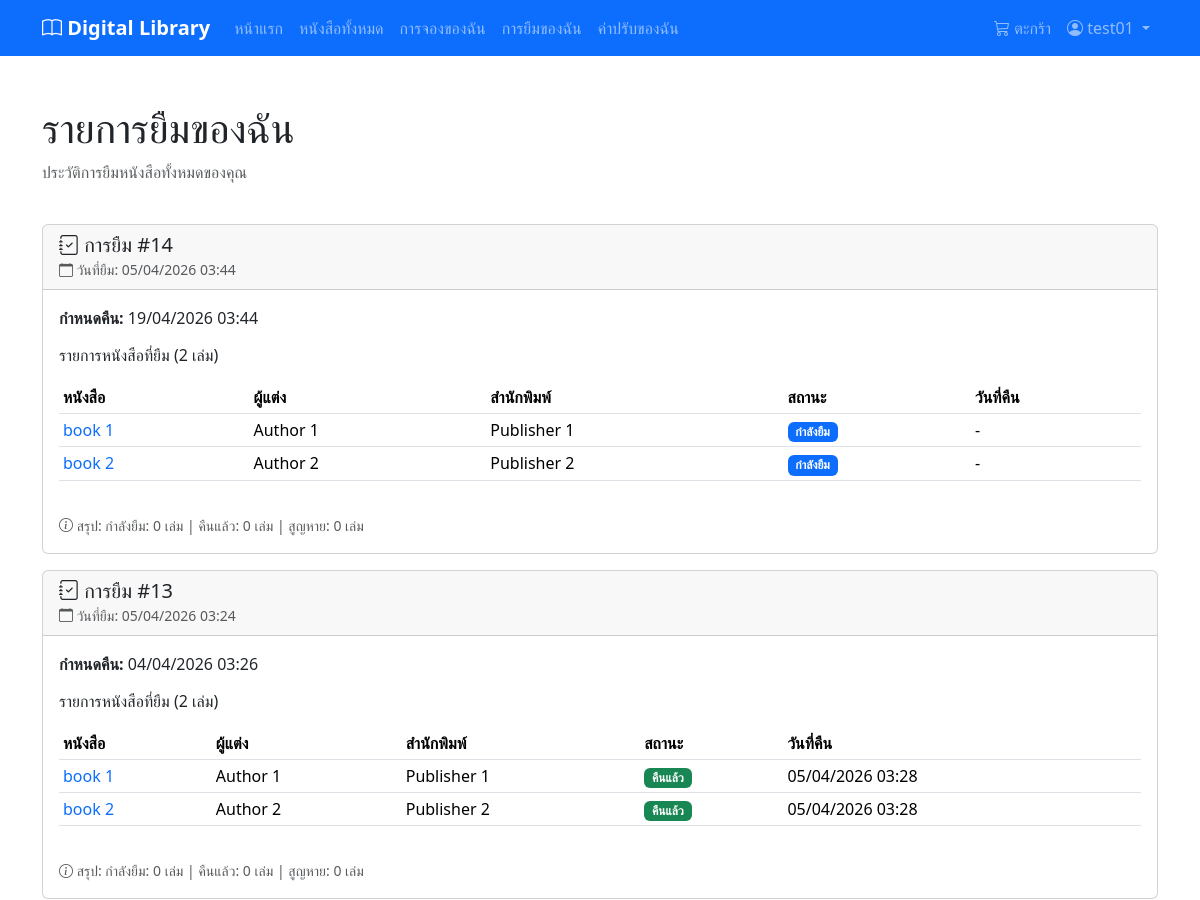
The page /loans/my-loans/ (signed in, upper part) on the database as committed earlier.
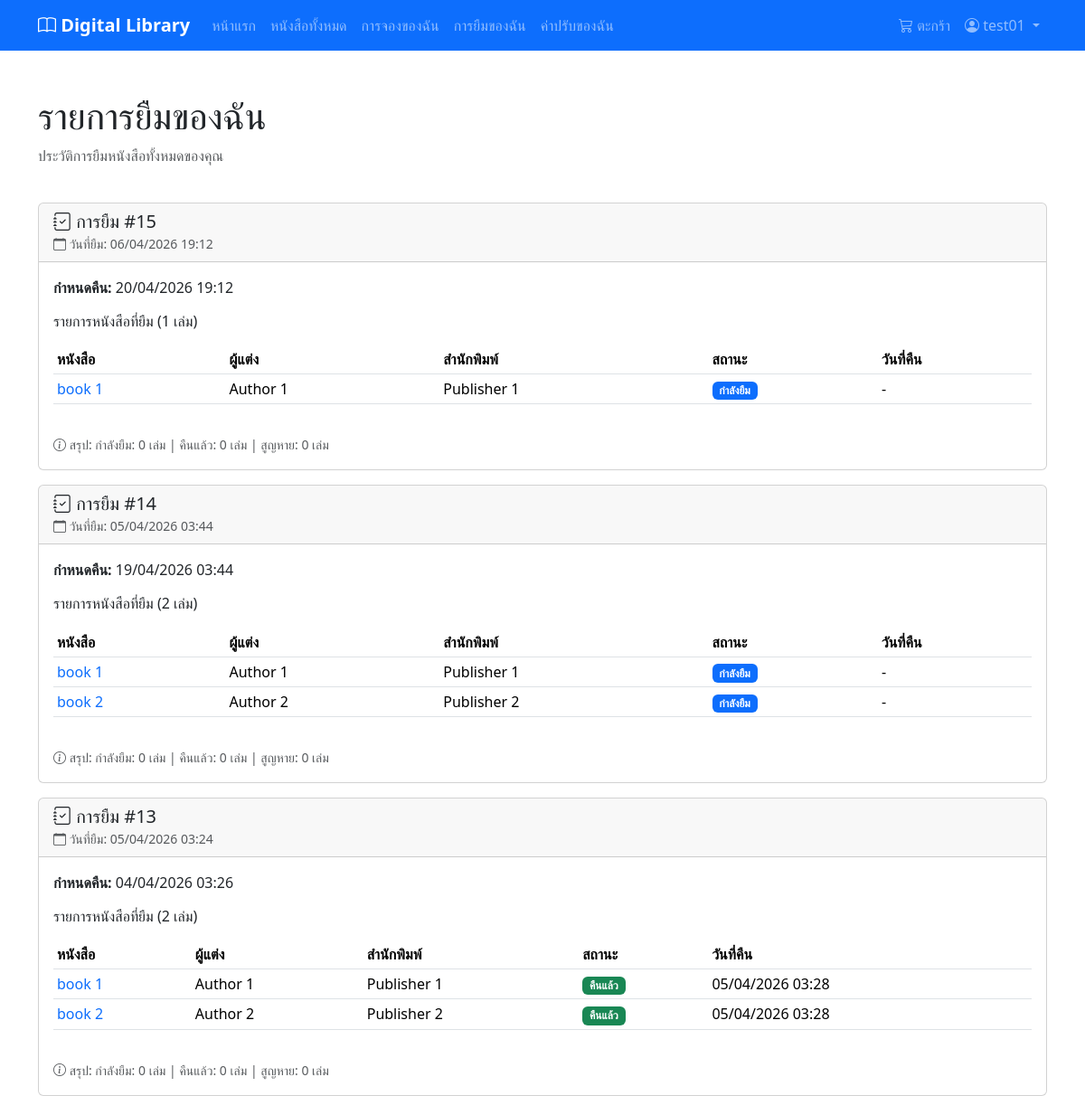
The same page on the database as committed later.
### loans/models.py (models this page shows, shortened)
class LoanBatch(models.Model):
    STATUS_CHOICES = [
        ('active', 'Active'),
        ('completed', 'Completed'),
    ]
    user = models.ForeignKey(
        settings.AUTH_USER_MODEL,
        on_delete=models.CASCADE,
        related_name='loan_batches'
    )
    status = models.CharField(
        max_length=20,
        choices=STATUS_CHOICES,
        default='active'
    )
    due_date = models.DateTimeField(null=True, blank=True)
    updated_at = models.DateTimeField(auto_now=True)
    created_at = models.DateTimeField(auto_now_add=True)
    class Meta:
        db_table = 'loan_batches'
        verbose_name = 'Loan Batch'
        verbose_name_plural = 'Loan Batches'
        ordering = ['-created_at']

class LoanItem(models.Model):
    STATUS_CHOICES = [
        ('borrowed', 'Borrowed'),
        ('returned', 'Returned'),
        ('lost', 'Lost'),
    ]
    book = models.ForeignKey(
        Book,
        on_delete=models.CASCADE,
        related_name='loan_items'
    )
    loan_batch = models.ForeignKey(
        LoanBatch,
        on_delete=models.CASCADE,
        related_name='loan_items'
    )
    reservation = models.OneToOneField(
        Reservation,
        on_delete=models.SET_NULL,
        null=True,
        blank=True,
        related_name='loan_item'
    )
    status = models.CharField(
        max_length=20,
        choices=STATUS_CHOICES,
        default='borrowed'
    )
    returned_at = models.DateTimeField(null=True, blank=True)
    updated_at = models.DateTimeField(auto_now=True)
    created_at = models.DateTimeField(auto_now_add=True)
    class Meta:
        db_table = 'loan_items'
        verbose_name = 'Loan Item'
        verbose_name_plural = 'Loan Items'
        ordering = ['-created_at']

### books/models.py (models this page shows, shortened)
class Book(models.Model):
    id = models.AutoField(primary_key=True)
    title = models.CharField(max_length=255)
    description = models.TextField(null=True, blank=True)
    image_url = models.ImageField(
        upload_to="books/covers/",
        max_length=255,
        null=True,
        blank=True,
    )
    total_quantity = models.IntegerField(default=0)
    available_quantity = models.IntegerField(default=0)
    publish_year = models.IntegerField(null=True, blank=True)
    publisher = models.ForeignKey(
        "Publisher",
        on_delete=models.SET_NULL,
        null=True,
        blank=True,
    )
    authors = models.ManyToManyField(
        "Author",
        through="BookAuthor",
        related_name="books",
    )
    categories = models.ManyToManyField(
        "Category",
        through="BookCategory",
        related_name="books",
    )
    updated_at = models.DateTimeField(auto_now=True)
    created_at = models.DateTimeField(auto_now_add=True)
    class Meta:
        db_table = "books"
        verbose_name = "Book"
        verbose_name_plural = "Books"
        constraints = [
            models.CheckConstraint(
                check=Q(total_quantity__gte=0),
                name="check_books_total_quantity_gte_0",
            ),
            models.CheckConstraint(
                check=Q(available_quantity__gte=0),
                name="check_books_available_quantity_gte_0",
            ),
            models.CheckConstraint(
                check=Q(publish_year__isnull=True) | Q(publish_year__gte=0),
                name="check_books_publish_year_gte_0_or_null",
            ),
        ]

class Author(models.Model):
    id = models.AutoField(primary_key=True)
    name = models.CharField(max_length=255)
    updated_at = models.DateTimeField(auto_now=True)
    created_at = models.DateTimeField(auto_now_add=True)
    class Meta:
        db_table = "authors"
        verbose_name = "Author"
        verbose_name_plural = "Authors"

class Publisher(models.Model):
    id = models.AutoField(primary_key=True)
    name = models.CharField(max_length=255, unique=True)
    updated_at = models.DateTimeField(auto_now=True)
    created_at = models.DateTimeField(auto_now_add=True)
    class Meta:
        db_table = "publishers"
        verbose_name = "Publisher"
        verbose_name_plural = "Publishers"

### loans/views.py (the view)
# urls.py: path('my-loans/', views.my_loans_view, name='my_loans'),
@login_required
def my_loans_view(request):
    loan_batches = LoanBatch.objects.filter(
        user=request.user
    ).prefetch_related(
        'loan_items__book__authors',
        'loan_items__book__publisher'
    ).order_by('-created_at')
    now = timezone.now()
    for batch in loan_batches:
        batch.is_overdue = batch.status == 'active' and batch.due_date and batch.due_date < now
        for item in batch.loan_items.all():
            item.is_overdue = batch.is_overdue and item.status == 'borrowed'
    context = {
        'loan_batches': loan_batches,
    }
    return render(request, 'loans/my_loans.html', context)

### books/cart.py (called while the page is built)
    def count(self):
        return len(self.cart)

### books/context_processors.py (called while the page is built)
def cart_context(request):
    cart = Cart(request)
    return {
        'cart_count': cart.count()
    }

### templates/loans/my_loans.html (shortened to what the changed rows need)
{% extends 'base.html' %}
{% block content %}
<div class="container mt-4">
    <div class="row mb-4">
        <div class="col">
            <h1>รายการยืมของฉัน</h1>
        </div>
    </div>
    {% if loan_batches %}
    <div class="row">
        <div class="col">
            {% for batch in loan_batches %}
            <div class="card mb-3">
                <div class="card-header d-flex justify-content-between align-items-center">
                    <div>
                        <h5 class="mb-0">
                            <i class="bi bi-journal-check"></i>
                            การยืม #{{ batch.id }}
                        </h5>
                        <small class="text-muted">
                            <i class="bi bi-calendar"></i> วันที่ยืม: {{ batch.created_at|date:"d/m/Y H:i" }}
                        </small>
                    </div>
                </div>
                <div class="card-body">
                    {% if batch.due_date %}
                    <div class="mb-3">
                        <strong>กำหนดคืน:</strong>
                        <span class="{% if batch.is_overdue %}text-danger fw-bold{% endif %}">
                            {{ batch.due_date|date:"d/m/Y H:i" }}
                        </span>
                    </div>
                    {% endif %}
                    <h6 class="mb-3">รายการหนังสือที่ยืม ({{ batch.loan_items.count }} เล่ม)</h6>
                    <div class="table-responsive">
                        <table class="table table-sm">
                            <thead>
                                <tr>
                                    <th>หนังสือ</th>
                                    <th>ผู้แต่ง</th>
                                    <th>สำนักพิมพ์</th>
                                    <th>สถานะ</th>
                                    <th>วันที่คืน</th>
                                </tr>
                            </thead>
                            <tbody>
                                {% for item in batch.loan_items.all %}
                                <tr class="{% if item.is_overdue %}table-warning{% endif %}">
                                    <td>
                                        <a href="{% url 'books:book_detail' item.book.id %}" class="text-decoration-none">
                                            {{ item.book.title }}
                                        </a>
                                    </td>
                                    <td>
                                        {% if item.book.authors.all %}
                                            {% for author in item.book.authors.all %}
                                                {{ author.name }}{% if not forloop.last %}, {% endif %}
                                            {% endfor %}
                                        {% else %}
                                            -
                                        {% endif %}
                                    </td>
                                    <td>{{ item.book.publisher.name|default:"-" }}</td>
                                    <td>
                                        {% if item.status == 'borrowed' %}
                                            {% if item.is_overdue %}
                                            <span class="badge bg-danger">
                                                <i class="bi bi-exclamation-triangle"></i> กำลังยืม (เกินกำหนด)
                                            </span>
                                            {% else %}
                                            <span class="badge bg-primary">กำลังยืม</span>
                                            {% endif %}
                                        {% elif item.status == 'returned' %}
                                        <span class="badge bg-success">คืนแล้ว</span>
                                        {% elif item.status == 'lost' %}
                                        <span class="badge bg-dark">สูญหาย</span>
                                        {% endif %}
                                    </td>
                                    <td>
                                        {% if item.returned_at %}
                                        {{ item.returned_at|date:"d/m/Y H:i" }}
                                        {% else %}
                                        -
                                        {% endif %}
                                    </td>
                                </tr>
                                {% endfor %}
                            </tbody>
                        </table>
                    </div>
                    <div class="mt-3">
                        <small class="text-muted">
                            <i class="bi bi-info-circle"></i>
                            สรุป:
                            {% with borrowed=batch.loan_items.filter|add:"status=borrowed" returned=batch.loan_items.filter|add:"status=returned" lost=batch.loan_items.filter|add:"status=lost" %}
                                กำลังยืม: {{ batch.loan_items.all|length|add:"-"|add:batch.loan_items.filter|length }} เล่ม |
                                คืนแล้ว: {{ batch.loan_items.all|length|add:"-"|add:batch.loan_items.filter|length }} เล่ม
                                {% if batch.loan_items.filter.exists %}
                                | สูญหาย: {{ batch.loan_items.all|length|add:"-"|add:batch.loan_items.filter|length }} เล่ม
                                {% endif %}
                            {% endwith %}
                        </small>
                    </div>
                </div>
            </div>
            {% endfor %}
        </div>
    </div>
    {% else %}
    <div class="alert alert-info">
        <i class="bi bi-info-circle"></i> คุณยังไม่มีประวัติการยืมหนังสือ
    </div>
    {% endif %}
</div>
{% endblock %}

Rows that differ between the two databases and show on the page:
added LoanBatch: id "15", created_at "06/04/2026 19:12", due_date "20/04/2026 19:12", loan_items.count "1", loan_items.all|length "0", Author (name "Author 1")
added LoanItem: book "book 1", book.publisher.name "Publisher 1", status "กำลังยืม", Author (name "Author 1"), shown under "15"
